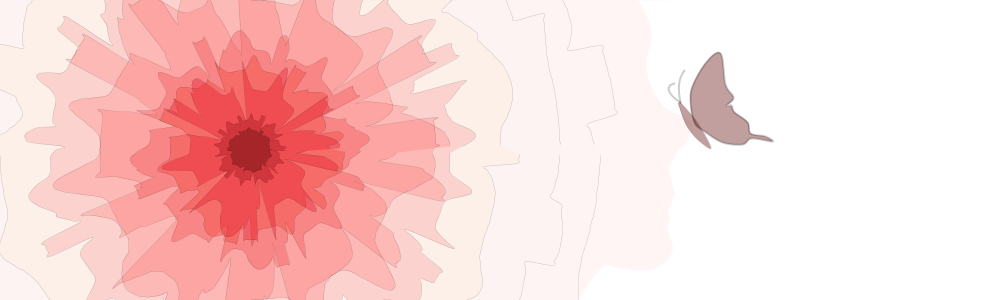
Frame 1 (no input)
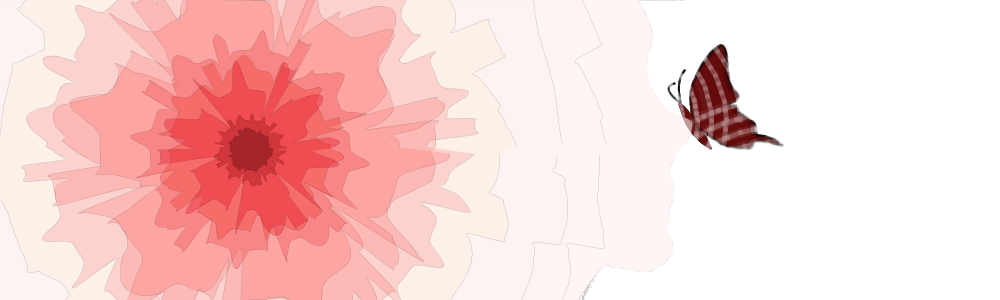
Frame 60 (the mouse pressed at the canvas centre just before this capture)
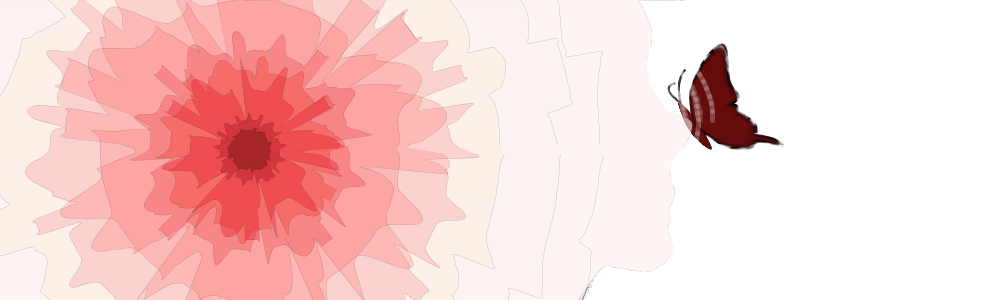
Frame 120 (the mouse held since frame 60 and released just before this capture)

The Processing sketch that drew these frames (run headless with seeded random() and noise(); from frame 60 on, the mouse is pressed at the canvas centre):

// Processing sketch: processing_119346
// ── processing_119346.pde

//Dream of a woman : use flower=element to portray the vivd imagnative scene of a young woman 
//Chang,KuoPing department of Industrial design

void setup(){
  background(255);
  size(1000,300);
 //noLoop();
 frameRate(5);
}

void draw(){
  
 
  // draw the background
  //lightcircle();
  // draw 3 spiral
  
  drawspiral(20,780,280,8,255,255,255);
  drawspiral(8,875,0,5,255,255,255);
  drawspiral(10,620,120,6,255,255,255);
  //strokeWeight(1);
  
  

  drawlittlelower();
  

  //background(255);
  //draw womanshadow
  strokeWeight(1);
  drawwoman();
  //draweyebrow();
  // draw the left1 flower
  drawflower(280,150,350,0.05,320,0.08,250,240,240,30);
  drawflower(250,150,300,0.05,310,0.08,250,240,240,30);
  drawflower(250,150,200,0.1,250,0.1,250,200,100,20);
  drawflower(250,150,130,0.2,200,0.2,250,50,70,40); 
  drawflower(250,150,100,0.5,150,0.1,250,80,80,50);
  drawflower(250,150,90,0.4,150,0.1,250,80,80,50);
  drawflower(250,150,20,1,100,0.14,240,50,60,70);
  drawflower(250,150,18,0.8,80,0.12,235,50,40,80);
  drawflower(250,150,15,2,60,0.1,230,20,40,90);
  drawflower(250,150,8,0.8,30,0.15,150,10,20,90);
  drawflower(250,150,5,0.5,20,0.1,100,10,10,100);
  
  //draw right1 flower
  /* 
  drawflower(850,260,20,0.6,100,0.14,240,180,100,20);
  drawflower(850,260,20,0.4,90,0.12,235,190,110,40);
  drawflower(850,260,15,0.7,60,0.1,220,220,105,50);
  drawflower(850,260,5,0.7,40,0.1,190,190,10,40); 
  drawflower(850,260,5,0.6,30,0.1,155,155,10,40);
  */
  // draw butterfly
  butterfly();
 
  
}

float customNoise(float value){
    int count=int(value%12);
    float retValue=pow(sin(value),count);
    return retValue;
}

float customNoise2(float value){
    int count=int(value%12);
    float retValue=pow(sin(value),count);
    return retValue;
}

   
void drawflower(int centX,int centY,float a,float b,int c,float d,int e,int f, int g,int h){
  strokeWeight(0.5);
  stroke(0,50);
  float x,y;
  float noiseval=random(10);
  float radVariance,thisRadius,rad;
  float radius =c;
  beginShape();
  fill(e,f,g,h);
  for(float ang=0;ang<=360;ang+=1){
    noiseval+=d;
    //a parameter before customNoise
    radVariance=a*customNoise(noiseval);
    //a parameter before radVariance
    thisRadius=radius+b*radVariance;
    rad=radians(ang);
    
    x=centX+(thisRadius*cos(rad));
    y=centY+(thisRadius*sin(rad));
    curveVertex(x,y);
   }
   endShape();
}
/*
void lightcircle(){
 noStroke();
 for(int i=2100; i>=0; i-=10){
 //fill(225-(i/10));
 fill(255,255-(i/25),255-(i/25));
 ellipse(300,150,i,i);
 }
}
*/
void drawwoman(){
 fill(255,245,245);
 stroke(220,20);
 beginShape();
 curveVertex(0,0);
 curveVertex(0,0);
 curveVertex(638,0); 
 curveVertex(638,0); 
 curveVertex(649,23);
 curveVertex(651,41);
 curveVertex(646,60);
 curveVertex(649,82);
 curveVertex(665,108);
 curveVertex(691,122);
 curveVertex(686,142);
 curveVertex(678,150);
 curveVertex(669,168);
 curveVertex(670,176);
 curveVertex(674,194);
 curveVertex(668,210);
 curveVertex(670,219);
 curveVertex(667,228);
 curveVertex(672,252);
 curveVertex(650,270);
 curveVertex(616,267);
 curveVertex(602,267);
 curveVertex(577,300);
 curveVertex(577,300);
 curveVertex(0,300);
 curveVertex(0,300);
 endShape();
}
/*
void draweyebrow(){
fill(255,40,40,15);
noStroke();
beginShape();
curveVertex(566,78);
curveVertex(572,82);
curveVertex(581,83);
curveVertex(599,85);
curveVertex(618,82);
curveVertex(615,87);
curveVertex(623,86);
curveVertex(615,91);
curveVertex(613,94);
curveVertex(608,93);
curveVertex(605,97);
curveVertex(602,95);
curveVertex(597,99);
curveVertex(595,96);
curveVertex(592,99);
curveVertex(590,96);
curveVertex(587,99);
curveVertex(584,95);
curveVertex(578,99);
curveVertex(578,93);
curveVertex(573,94);
curveVertex(572,90);
curveVertex(572,90);
endShape();
}
*/

void butterfly(){
//background(255);
//draw body
beginShape();
curveVertex(680,102);
curveVertex(680,102);
curveVertex(697,122);
curveVertex(711,148);
curveVertex(698,140);
curveVertex(688,128);
curveVertex(683,118);
curveVertex(678,103);
curveVertex(678,103);
endShape();

//draw line
noFill();
strokeWeight(2);
bezier(680,102,677,87,678,78,684,70);
bezier(680,102,666,93,665,85,674,83);
  
translate(691,111);
scale(random(1,1.15));
//draw wings
fill(100,10,10,100);
beginShape();
curveVertex(691-691,111-111);
curveVertex(691-691,111-111);
curveVertex(691-691,90-111);
curveVertex(705-691,64-111);
curveVertex(720-691,54-111);
curveVertex(725-691,85-111);
curveVertex(733-691,98-111);
curveVertex(726-691,106-111);
curveVertex(731-691,106-111);
curveVertex(734-691,112-111);
curveVertex(747-691,122-111);
curveVertex(750-691,133-111);
curveVertex(764-691,136-111);
curveVertex(771-691,141-111);
curveVertex(751-691,138-111);
curveVertex(742-691,144-111);
curveVertex(722-691,142-111);
curveVertex(704-691,131-111);
curveVertex(695-691,124-111);
curveVertex(691-691,111-111);
curveVertex(691-691,111-111);
endShape();
}

void drawspiral(int b, int centX,int centY,int c,int d,int e,int f){
  strokeWeight(5);
  //translate(-691,-111);
  //stroke(20,50,70);
  float x,y;
  
  float radius =b;
  
  //draw line
  float lastx=-999;
  float lasty=-999;
  
  //noisy
  float radiusNoise=random(10);
  float a=100;
  stroke(d,e,f,a);
  for(float ang=0;ang<=360*c;ang+=5){
  //radiusNoise+=0.05;  
  radius+=0.2;  
  a-=5;
  float thisRadius=radius+(noise(radiusNoise)*200)-100;
  float rad= radians(ang);
  
  x=centX+(thisRadius*cos(rad));
  y=centY+(thisRadius*sin(rad));

  //draw line
  if(lastx>-999){
    line(x,y,lastx,lasty);  
   }
   lastx=x;
   lasty=y;
  } 

}

void drawlittlelower(){
  noStroke(); 
  stroke(20,50,70,50);
  float x,y;
  int centX=mouseX;
  int centY=mouseY;
  float noiseval=random(10);
  float radVariance,thisRadius,rad;
  float radius =10;

  beginShape();
  fill(20,50,70,50);
  for(float ang=0;ang<=360;ang+=1){
    noiseval+=0.1;
    radVariance=30*customNoise2(noiseval);
    thisRadius=radius+radVariance;
    rad=radians(ang);
    
    x=centX+(thisRadius*cos(rad));
    y=centY+(thisRadius*sin(rad));
    curveVertex(x,y);
   }
   endShape(); 
}
